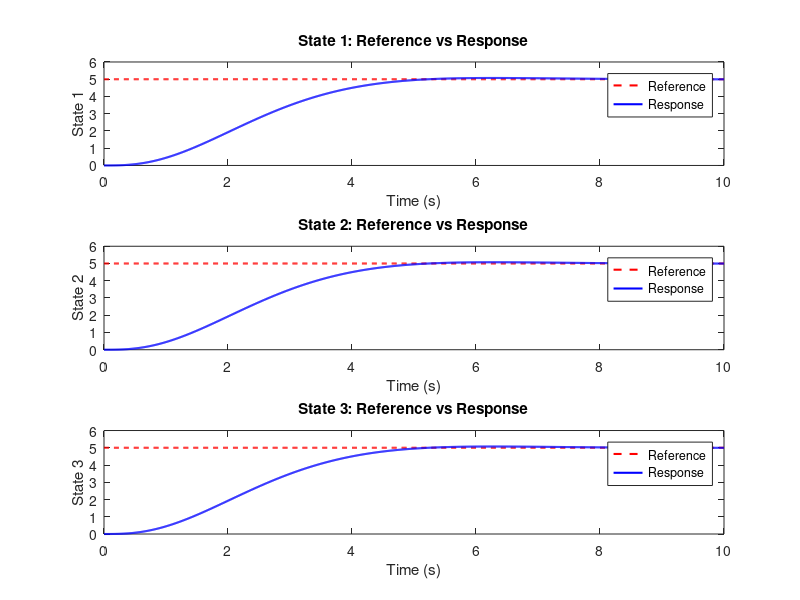

Write MATLAB code to recreate this figure.
clc;
clear;
close all;

% 시스템 모델 정의 (상태공간 표현)
A = [zeros(6,6), eye(6), zeros(6,6);...
            zeros(6,6), zeros(6,6), eye(6);...
            zeros(6,6), zeros(6,6), zeros(6,6)];  % 시스템 행렬
B = [zeros(12,6);...
            eye(6)];  % 입력 행렬
C = eye(18);  % 출력 행렬
D = zeros(18,6); % D 행렬 (출력 영향 없음)

% LQR 가중치 행렬 정의
Q = eye(size(A));  % 상태 가중 행렬
R = eye(size(B,2)); % 입력 가중 행렬

% LQR 게인 계산
K = lqr(A, B, Q, R);

% 참조 입력 추종을 위한 피드포워드 이득 계산
Nbar = pinv(C*pinv(A-B*K)*B); % 정적 피드포워드 이득

% 시뮬레이션 설정
dt = 0.01;  % 샘플링 타임
Tfinal = 10; % 시뮬레이션 시간
time = 0:dt:Tfinal;
x = zeros(size(A,1), length(time)); % 상태 초기화

% 18개의 상태에 대한 참조 입력 (예제: 일부는 1, 일부는 0.5, 일부는 0)
r = [5*ones(6, length(time));   % 첫 6개 상태의 참조 입력: 1
     0.5*ones(6, length(time)); % 중간 6개 상태의 참조 입력: 0.5
     zeros(6, length(time))]; % 마지막 6개 상태의 참조 입력: 0

u = zeros(size(B,2), length(time)-1); % 입력 초기화

% 상태 피드백 제어 루프
for k = 1:length(time)-1
    u(:,k) = -K*x(:,k) - Nbar*r(:,k);  % LQR 제어 입력 (피드포워드 포함)
    x(:,k+1) = x(:,k) + dt*(A*x(:,k) + B*u(:,k)); % 상태 업데이트
end

% 마지막 입력 보정하여 time과 길이 맞추기
u(:,end+1) = u(:,end);

% 출력 계산
y = C*x;

figure;
for i = 1:3
    subplot(3,1,i);
    plot(time, r(i,:), 'r--', 'LineWidth', 1.5); hold on;  % 참조 입력 (Reference)
    plot(time, y(i,:), 'b', 'LineWidth', 1.5);  % 시스템 응답 (Response)
    xlabel('Time (s)');
    ylabel(sprintf('State %d', i));
    legend('Reference', 'Response');
    title(sprintf('State %d: Reference vs Response', i));
end